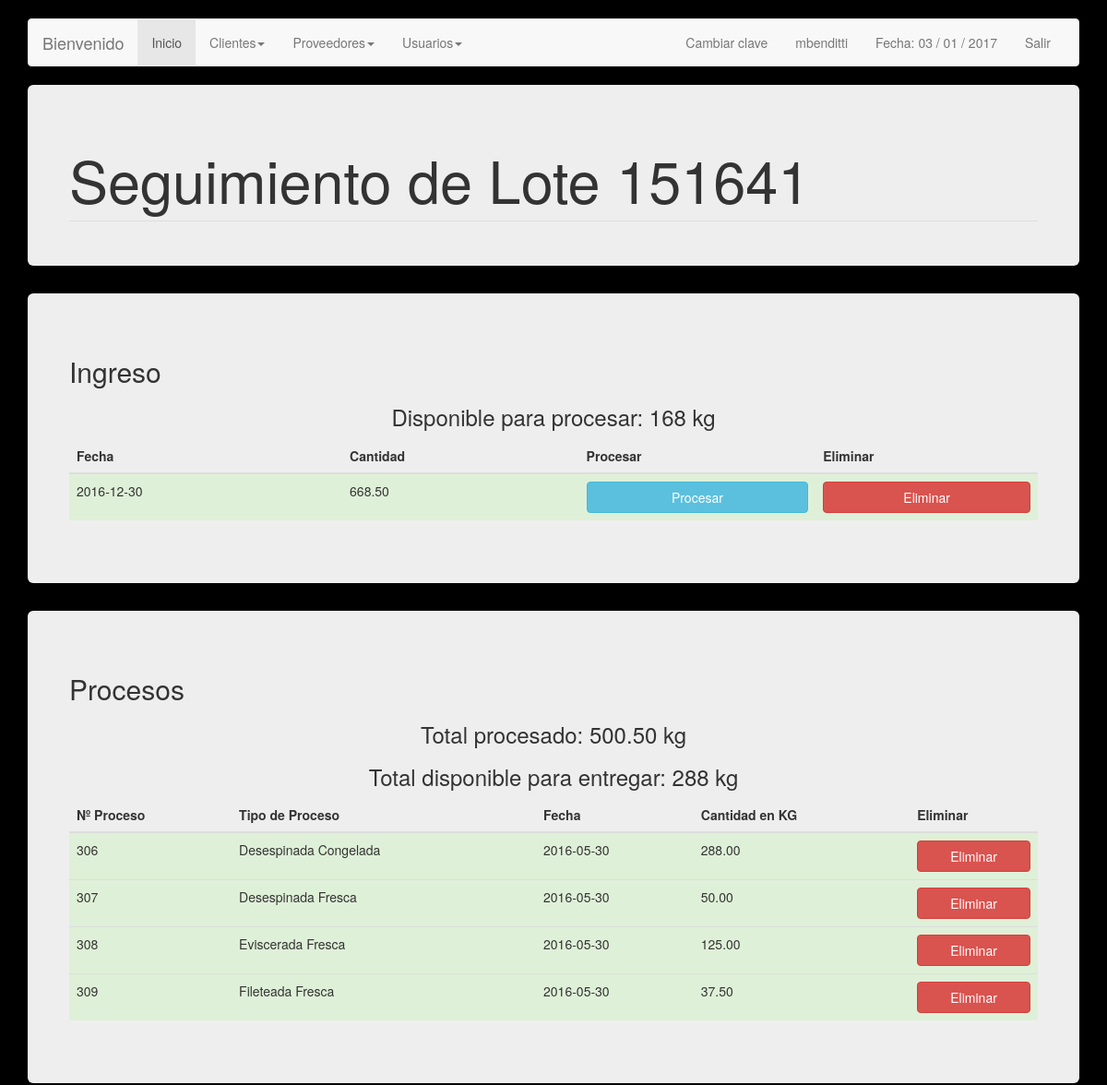
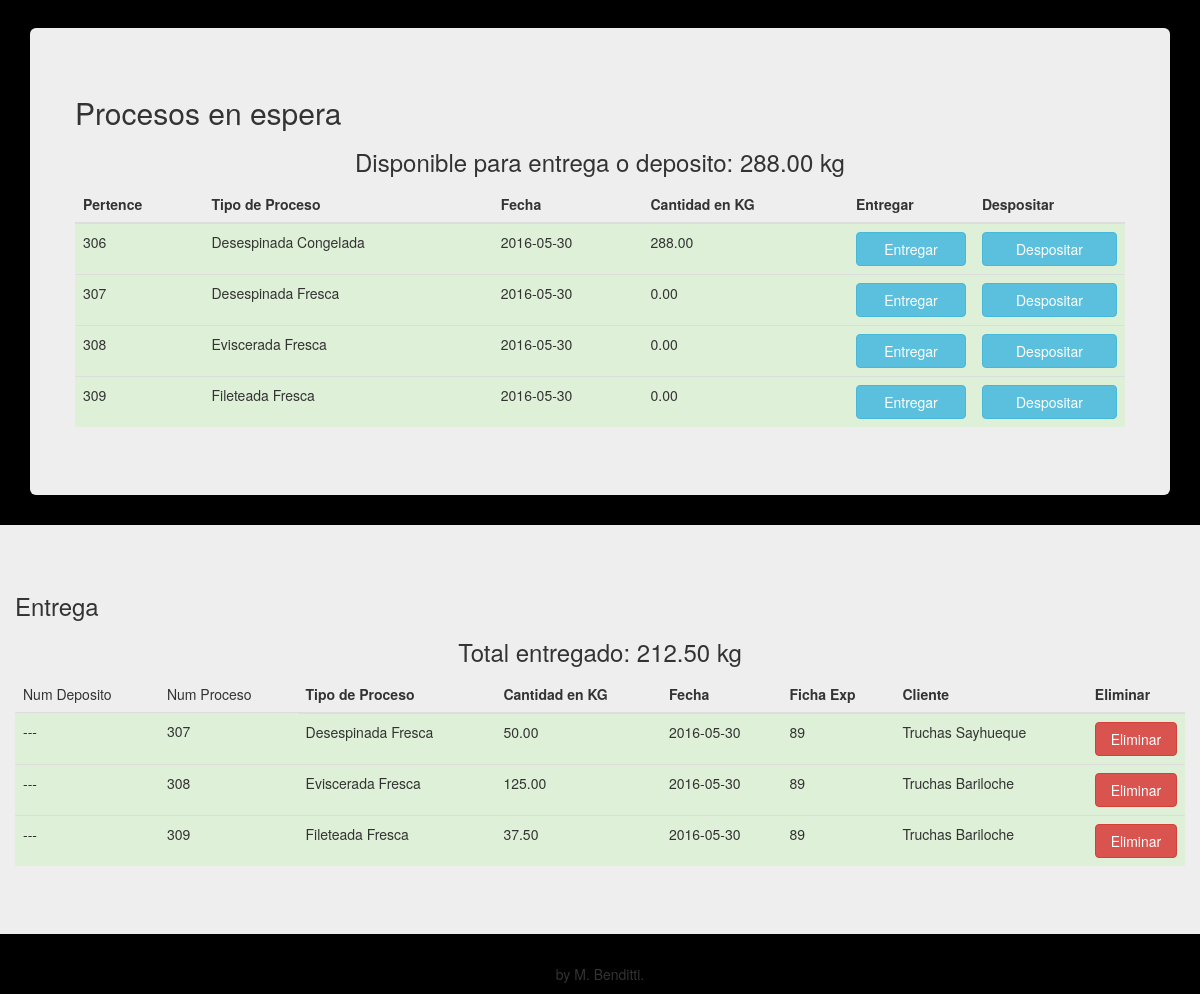
The app's page /seguimiento_lote.php?idLote=151641 (signed in) with its own data (2 pictures, top to bottom).
### tables this page shows
CREATE TABLE IF NOT EXISTS `ingresos` (
  `idIngreso` int(11) NOT NULL AUTO_INCREMENT,
  `idLote` int(11) NOT NULL,
  `fecha` date NOT NULL,
  `cantidad` decimal(7,2) NOT NULL,
  PRIMARY KEY (`idIngreso`),
  KEY `idLote` (`idLote`)
);

CREATE TABLE IF NOT EXISTS `procesos` (
  `idProceso` int(11) NOT NULL AUTO_INCREMENT,
  `idIngreso` int(11) NOT NULL,
  `tipoProceso` int(11) NOT NULL,
  `fecha` date NOT NULL,
  `cantidad` decimal(7,2) NOT NULL,
  PRIMARY KEY (`idProceso`),
  KEY `idLote` (`idIngreso`),
  KEY `tipoProceso` (`tipoProceso`)
);

CREATE TABLE IF NOT EXISTS `tiposprocesos` (
  `idTipoProceso` int(11) NOT NULL AUTO_INCREMENT,
  `descripcion` varchar(50) NOT NULL,
  PRIMARY KEY (`idTipoProceso`)
);

CREATE TABLE IF NOT EXISTS `procesoenespera` (
  `idProceso` int(11) NOT NULL,
  `fecha` date NOT NULL,
  `cantidad` decimal(7,2) NOT NULL,
  `idProcesoEnEspera` int(11) NOT NULL AUTO_INCREMENT,
  PRIMARY KEY (`idProcesoEnEspera`),
  KEY `idProceso` (`idProceso`)
);

### seguimiento_lote.php (the view, shortened to what this page needs)
<?php
include('config.php');
$nlote = $_GET['idLote'];
$link = mysqli_connect ($dbhost, $dbusername, $dbuserpass);
mysqli_select_db($link,$dbname) or die('No se puede seleccionar la base de datos');
$cantProcesada = mysqli_query($link,"	SELECT SUM(pe.cantidad) AS cantidad
																			FROM procesoenespera pe
																			JOIN procesos p ON p.idProceso = pe.idProceso
																			JOIN ingresos i ON i.idIngreso = p.idIngreso
																			WHERE idLote = '{$nlote}' ");
$cantProcesada = mysqli_fetch_array($cantProcesada);
$tock = $cantProcesada['cantidad'];
$cantIngresada = mysqli_query($link,"SELECT cantidad FROM ingresos WHERE idLote = '{$nlote}'");
$cantIngresada = mysqli_fetch_array($cantIngresada);
$cantIngresada = $cantIngresada['cantidad'];
$tockQuery2 = mysqli_query($link,"SELECT SUM(p.cantidad) AS cantidad FROM ingresos i JOIN procesos p ON i.idIngreso = p.idIngreso WHERE idLote = '{$nlote}'");
$tockProcesa = mysqli_fetch_array($tockQuery2);
$tockProcesa = $tockProcesa['cantidad'];
$tockProcesa = $cantIngresada - $tockProcesa;
$cantTotalProcesada = mysqli_query($link,"	SELECT SUM(p.cantidad) AS cantidad
																			FROM ingresos i
																			JOIN procesos p ON p.idIngreso = i.idIngreso
																			WHERE idLote = '{$nlote}' ");
if(mysqli_num_rows($cantTotalProcesada) > 0){
	$cantTotalProcesada = mysqli_fetch_array($cantTotalProcesada);
	$cantTotalProcesada = $cantTotalProcesada['cantidad'];
}else{
	$cantTotalProcesada = 0;
}
$cantTotalEnt = mysqli_query($link,"	SELECT SUM(e.cantidad) AS cantidad
																			FROM entregas e
																			JOIN procesoenespera pe ON pe.idProcesoEnEspera = e.idProcesoEnEspera
																			JOIN procesos p ON p.idProceso = pe.idProceso
																			JOIN ingresos i ON i.idIngreso= p.idIngreso
																			WHERE idLote = '{$nlote}'");
if(mysqli_num_rows($cantTotalEnt) > 0){
	$cantTotalEnt = mysqli_fetch_array($cantTotalEnt);
	$cantTotalEnt = $cantTotalEnt['cantidad'];
}else{
	$cantTotalEnt = 0;
}
$cantTotalDep = mysqli_query($link,"	SELECT SUM(d.cantidad) AS cantidad
																			FROM depositos d
																			JOIN procesoenespera pe ON d.idProcesoEnEspera = pe.idProcesoEnEspera
																			JOIN procesos p ON p.idProceso = pe.idProceso
																			JOIN ingresos i ON i.idIngreso= p.idIngreso
																			WHERE idLote = '{$nlote}'");
if(mysqli_num_rows($cantTotalDep) > 0){
	$cantTotalDep = mysqli_fetch_array($cantTotalDep);
	$cantTotalDep = $cantTotalDep['cantidad'];
}else{
	$cantTotalDep = 0;
}
$cantTotalSum = $cantTotalDep + $tock;
$ingresos = mysqli_query($link,"SELECT * FROM ingresos WHERE idLote = '{$nlote}'") or die(mysql_error());
$ingresos2 = mysqli_query($link,"SELECT * FROM ingresos WHERE idLote = '{$nlote}'") or die(mysql_error());
$idIngreso = mysqli_fetch_array($ingresos2);
$idIngreso = $idIngreso['idIngreso'];
$procesos = mysqli_query($link,"SELECT * FROM procesos JOIN tiposprocesos ON tipoProceso = idTipoProceso WHERE idIngreso = '{$idIngreso}'") or die(mysql_error());
$procesoEnEsperaQuery = mysqli_query($link,"SELECT pe.idProceso,pe.fecha,pe.cantidad,pe.idProcesoEnEspera,tp.descripcion FROM procesoenespera pe JOIN procesos p ON pe.idProceso = p.idProceso JOIN tiposprocesos tp ON p.tipoProceso = tp.idTipoProceso WHERE idIngreso= {$idIngreso}");
$procesoEnEsperaCant = mysqli_query($link,"SELECT SUM(pe.cantidad) AS cantidad FROM procesoenespera pe JOIN procesos p ON pe.idProceso = p.idProceso JOIN ingresos i ON i.idIngreso = p.idIngreso WHERE p.idIngreso= {$idIngreso}");
$procesoEnEsperaCant = mysqli_fetch_array($procesoEnEsperaCant);
$procesoEnEsperaCant = $procesoEnEsperaCant['cantidad'];
$entregas = mysqli_query($link,"SELECT idEntrega,cliente,fichaExpedicion,e.idProcesoEnEspera,e.iDeposito,e.cantidad,e.fecha,nombre,p.idProceso,descripcion,i.idIngreso
FROM entregas e
JOIN procesoenespera pe ON pe.idProcesoEnEspera = e.idProcesoEnEspera
JOIN procesos p ON p.idProceso = pe.idProceso
JOIN tiposprocesos tp ON tp.idTipoProceso = p.tipoProceso
JOIN clientes c ON c.idCliente = e.cliente
JOIN ingresos i ON i.idIngreso = p.idIngreso
WHERE i.idIngreso = {$idIngreso}
UNION ALL
SELECT idEntrega,cliente,fichaExpedicion,e.idProcesoEnEspera,e.iDeposito,e.cantidad,e.fecha,nombre,p.idProceso,descripcion,i.idIngreso
FROM entregas e
JOIN depositos d ON d.iDeposito = e.iDeposito
JOIN procesoenespera pe ON pe.idProcesoEnEspera = d.idProcesoEnEspera
JOIN procesos p ON p.idProceso = pe.idProceso
JOIN tiposprocesos tp ON tp.idTipoProceso = p.tipoProceso
JOIN clientes c ON c.idCliente = e.cliente
JOIN ingresos i ON i.idIngreso = p.idIngreso
WHERE i.idIngreso = {$idIngreso}") or die(mysql_error());
?>
<!DOCTYPE html>
<html lang="en">
  <head>
    <link href="css/bootstrap.min.css" rel="stylesheet">
  </head>
  <body>
    <br>
        <div class="container">
		<div class="navbar navbar-default" role="navigation">
		<div class="container-fluid">
		  <div class="navbar-header">
			<a class="navbar-brand" href="#">Bienvenido </a>
		  </div>
		  <div class="navbar-collapse collapse">
			<ul class="nav navbar-nav">
			  <li class="active"><a href="inicio.php">Inicio</a></li>
			  <li class="dropdown">
				<a class="dropdown-toggle" data-toggle="dropdown" href="#">Clientes<span class="caret"></span></a>
			  </li>
			  <li class="dropdown">
				<a class="dropdown-toggle" data-toggle="dropdown" href="#">Proveedores<span class="caret"></span></a>
			  </li>
		<?php
		  if($_SESSION["permiso"] == 1) {
			?> <li class="dropdown">
						<a class="dropdown-toggle" data-toggle="dropdown" href="#">Usuarios<span class="caret"></span></a>
					  </li><?php
		  }
		?>
			</ul>
			<ul class="nav navbar-nav navbar-right">
		<li><a href="form_cambiar_clave.php"> Cambiar clave </a></li>
			   <li><a href=""> <?php echo $_SESSION["s_username"]; ?> </a></li>
			  <li><a href="">Fecha:
				<?php
				echo date("d / m / Y");
				?></a></li>
			  <li><a href="cerrar.php">Salir</a></li>
			</ul>
		  </div>
		</div>
		</div>
      <div class="jumbotron">
        <div class="row">
          <h1> Seguimiento de Lote <?php echo $nlote; ?> </h1>
          <ul class="nav nav-tabs" algin="right">
          </ul>
        </div>
      </div>
      <div class="jumbotron">
        <div class="row">
				  <?php if (mysqli_num_rows($ingresos)>0){ ?>
                    <table class="table table-hover">
                      <h2> Ingreso</h2>
					  <div align="center"><h3> Disponible para procesar: <?php echo $tockProcesa; ?> kg</h3></div>
                        <thead>
                          	  <th> Fecha </th>
                              <th> Cantidad </th>
							  <?php if($tockProcesa != 0) {?>
							  <th> Procesar </th>
							  <?php } ?>
							  <?php if($_SESSION["permiso"] == 1) {?> <th> Eliminar </th> <?php }?>
                          </thead>
                          <tbody>
                          	<?php while($arrayIngresos = mysqli_fetch_array($ingresos)){ ?>
                              <tr class="success">
                                  <td> <?php echo $arrayIngresos['fecha']; ?> </td>
                                  <td> <?php echo $arrayIngresos['cantidad']; ?> </td>
								  <?php if($tockProcesa != 0) {?>
								  <td>  <a href="form_proceso.php?idIngreso=<?php echo $arrayIngresos['idIngreso'];?>&max=<?php echo $tockProcesa; ?>" role="button"  class="btn btn-info btn-primary btn-block"> Procesar </a></td>
								  <?php } ?>
								 <?php if($_SESSION["permiso"] == 1) {?>
								  <td>  <a href="eliminar.php?id=<?php echo $arrayIngresos['idIngreso'];?>&tipo=ingreso " role="button"  class="btn btn-danger btn-primary btn-block"> Eliminar </a></td>
								  <?php }?>
                              </tr>
                              <?php } ?>
                          </tbody>
                    <?php } ?>
                  </table>
              </div>
              </div>
			  <?php if (mysqli_num_rows($procesos)>0){ ?>
					<div class="jumbotron">
						<div class="row">
							<table class="table table-hover">
								<h2> Procesos </h2>
								<div align="center"><h3> Total procesado: <?php echo $cantTotalProcesada; ?> kg</h3></div>
								<div align="center"><h3> Total disponible para entregar: <?php echo $cantTotalSum; ?> kg</h3></div>
								<thead>
									<th> Nº Proceso </th>
									<th> Tipo de Proceso </th>
									<th> Fecha </th>
									<th> Cantidad en KG </th>
									<?php if($_SESSION["permiso"] == 1) {?> <th> Eliminar </th> <?php }?>
								</thead>
								<tbody>
									<?php while($arrayProcesos = mysqli_fetch_array($procesos)){ ?>
									<tr class="success">
										<td> <?php echo $arrayProcesos['idProceso']; ?> </td>
										<td> <?php echo $arrayProcesos['descripcion']; ?> </td>
										<td> <?php echo $arrayProcesos['fecha']; ?> </td>
										<td> <?php echo $arrayProcesos['cantidad']; ?> </td>
										<?php if($_SESSION["permiso"] == 1) {?>
										<td>  <a href="eliminar.php?id=<?php echo $arrayProcesos['idProceso'];?>&tipo=proceso " role="button"  class="btn btn-danger btn-primary btn-block"> Eliminar </a></td>
										<?php }?>
									</tr>
									<?php } ?>
								</tbody>
					<?php } ?>
							</table>
						</div>
					</div>
					<?php if ((mysqli_num_rows($procesoEnEsperaQuery) > 0)&&($procesoEnEsperaCant > 0)){ ?>
					<div class="jumbotron">
						<div class="row">
							<table class="table table-hover">
								<h2> Procesos en espera </h2>
								<div align="center"><h3> Disponible para entrega o deposito: <?php echo $tock; ?> kg</h3></div>
								<thead>
									<th> Pertence </th>
									<th> Tipo de Proceso </th>
									<th> Fecha </th>
									<th> Cantidad en KG </th>
									<th> Entregar </th>
									<th> Despositar </th>
								</thead>
								<tbody>
									<?php while($arrayProcesosEp = mysqli_fetch_array($procesoEnEsperaQuery)){ ?>
									<tr class="success">
										<td> <?php echo $arrayProcesosEp['idProceso']; ?> </td>
										<td> <?php echo $arrayProcesosEp['descripcion']; ?> </td>
										<td> <?php echo $arrayProcesosEp['fecha']; ?> </td>
										<td> <?php echo $arrayProcesosEp['cantidad']; ?> </td>
										<td>  <a href="form_entrega.php?id=<?php echo $arrayProcesosEp['idProcesoEnEspera'];?>&max=<?php echo $arrayProcesosEp['cantidad'];?>&idLote=<?php echo $nlote;?>&tipo=proceso" role="button"  class="btn btn-info btn-primary btn-block"> Entregar </a></td>
										<td>  <a href="form_deposito.php?id=<?php echo $arrayProcesosEp['idProcesoEnEspera'];?>&max=<?php echo $arrayProcesosEp['cantidad']; ?>&idLote=<?php echo $nlote;?>" role="button"  class="btn btn-info btn-primary btn-block"> Despositar </a></td>
									</tr>
									<?php } ?>
								</tbody>
					<?php } ?>
							</table>
						</div>
					</div>
					 </div>
				 <?php if (mysqli_num_rows($entregas)>0){ ?>
				 <div class="jumbotron">
					 <div class="row">
						 <table class="table table-hover">
							 <h3> Entrega </h3>
							 	<div align="center"><h3> Total entregado: <?php echo $cantTotalEnt; ?> kg</h3></div>
							 <thead>
								 <td> Num Deposito </td>
								 <td> Num Proceso </td>
								 <th> Tipo de Proceso </th>
								 <th> Cantidad en KG </th>
								 <th> Fecha </th>
								 <th> Ficha Exp </th>
								 <th> Cliente </th>
								 <?php if($_SESSION["permiso"] == 1) {?> <th> Eliminar </th> <?php }?>
							 </thead>
							 <tbody>
								 <?php while($arrayEntregas = mysqli_fetch_array($entregas)){ ?>
								 <tr class="success">
									 <td> <?php if($arrayEntregas['iDeposito'] != NULL){ echo $arrayEntregas['iDeposito'];}else{ echo " --- ";} ?> </td>
									 <td> <?php if($arrayEntregas['idProceso'] != NULL){ echo $arrayEntregas['idProceso'];}else{ echo " --- ";} ?> </td>
									 <td> <?php echo $arrayEntregas['descripcion']; ?> </td>
									 <td> <?php echo $arrayEntregas['cantidad']; ?> </td>
									 <td> <?php echo $arrayEntregas['fecha']; ?> </td>
									 <td> <?php echo $arrayEntregas['fichaExpedicion']; ?> </td>
									 <td> <?php echo $arrayEntregas['nombre']; ?> </td>
									 <?php if($_SESSION["permiso"] == 1) {?>
									 <td>  <a href="eliminar.php?id=<?php echo $arrayEntregas['idEntrega'];?>&tipo=entrega " role="button"  class="btn btn-danger btn-primary btn-block"> Eliminar </a></td>
									 <?php }?>
								 </tr>
								 <?php } ?>
							 </tbody>
				 <?php } ?>
						 </table>
					 </div>
				 </div>
    <p align="center"> by M. Benditti. </p>
  </body>
</html>

### seguimiento_lote.php (style rules this page uses)
body { background: #000; }

### records on screen
ingresos: fecha "2016-12-30", cantidad "668.50"
procesos: idProceso "306", tipoProceso.descripcion "Desespinada Congelada", fecha "2016-05-30", cantidad "288.00"
procesos: idProceso "307", tipoProceso.descripcion "Desespinada Fresca", fecha "2016-05-30", cantidad "50.00"
procesos: idProceso "308", tipoProceso.descripcion "Eviscerada Fresca", fecha "2016-05-30", cantidad "125.00"
procesos: idProceso "309", tipoProceso.descripcion "Fileteada Fresca", fecha "2016-05-30", cantidad "37.50"
procesoenespera: idProceso "306", tiposprocesos.descripcion "Desespinada Congelada", fecha "2016-05-30", cantidad "288.00"
procesoenespera: idProceso "307", tiposprocesos.descripcion "Desespinada Fresca", fecha "2016-05-30", cantidad "0.00"
procesoenespera: idProceso "308", tiposprocesos.descripcion "Eviscerada Fresca", fecha "2016-05-30", cantidad "0.00"
procesoenespera: idProceso "309", tiposprocesos.descripcion "Fileteada Fresca", fecha "2016-05-30", cantidad "0.00"

### other values on screen
$_SESSION["s_username"] "mbenditti"
$nlote "151641"
$tockProcesa "168"
$cantTotalProcesada "500.50"
$cantTotalSum "288"
$tock "288.00"
$cantTotalEnt "212.50"
$arrayEntregas['idProceso'] "307"
$arrayEntregas['descripcion'] "Desespinada Fresca"
$arrayEntregas['cantidad'] "50.00"
$arrayEntregas['fecha'] "2016-05-30"
$arrayEntregas['fichaExpedicion'] "89"
$arrayEntregas['nombre'] "Truchas Sayhueque"
$arrayEntregas['idProceso'] "308"
$arrayEntregas['descripcion'] "Eviscerada Fresca"
